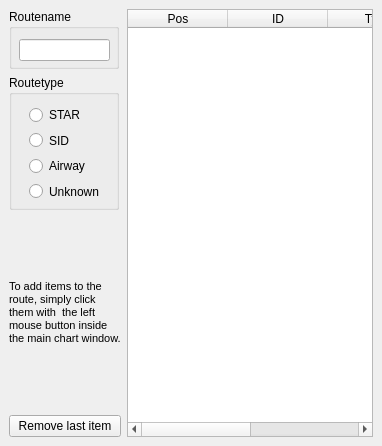
<ui version="4.0" >
 <class>RouteDlg</class>
 <widget class="QDialog" name="RouteDlg" >
  <property name="geometry" >
   <rect>
    <x>0</x>
    <y>0</y>
    <width>382</width>
    <height>446</height>
   </rect>
  </property>
  <property name="windowTitle" >
   <string>Route</string>
  </property>
  <layout class="QGridLayout" >
   <property name="margin" >
    <number>9</number>
   </property>
   <property name="spacing" >
    <number>6</number>
   </property>
   <item row="3" column="0" >
    <widget class="QPushButton" name="remove_last_item_btn" >
     <property name="focusPolicy" >
      <enum>Qt::NoFocus</enum>
     </property>
     <property name="text" >
      <string>Remove last item</string>
     </property>
    </widget>
   </item>
   <item row="2" column="0" >
    <widget class="QLabel" name="label_2" >
     <property name="sizePolicy" >
      <sizepolicy>
       <hsizetype>0</hsizetype>
       <vsizetype>5</vsizetype>
       <horstretch>0</horstretch>
       <verstretch>0</verstretch>
      </sizepolicy>
     </property>
     <property name="text" >
      <string>&lt;html>&lt;head>&lt;meta name="qrichtext" content="1" />&lt;style type="text/css">
p, li { white-space: pre-wrap; }
&lt;/style>&lt;/head>&lt;body style=" font-family:'MS Shell Dlg 2'; font-size:8.25pt; font-weight:400; font-style:normal; text-decoration:none;">
&lt;p style=" margin-top:0px; margin-bottom:0px; margin-left:0px; margin-right:0px; -qt-block-indent:0; text-indent:0px; font-family:'MS Shell Dlg'; font-size:8pt;">To add items to the&lt;/p>
&lt;p style=" margin-top:0px; margin-bottom:0px; margin-left:0px; margin-right:0px; -qt-block-indent:0; text-indent:0px; font-family:'MS Shell Dlg'; font-size:8pt;">route, simply click&lt;/p>
&lt;p style=" margin-top:0px; margin-bottom:0px; margin-left:0px; margin-right:0px; -qt-block-indent:0; text-indent:0px; font-family:'MS Shell Dlg'; font-size:8pt;">them with  the left &lt;/p>
&lt;p style=" margin-top:0px; margin-bottom:0px; margin-left:0px; margin-right:0px; -qt-block-indent:0; text-indent:0px; font-family:'MS Shell Dlg'; font-size:8pt;">mouse button inside&lt;/p>
&lt;p style=" margin-top:0px; margin-bottom:0px; margin-left:0px; margin-right:0px; -qt-block-indent:0; text-indent:0px; font-family:'MS Shell Dlg'; font-size:8pt;">the main chart window.&lt;/p>&lt;/body>&lt;/html></string>
     </property>
     <property name="textFormat" >
      <enum>Qt::AutoText</enum>
     </property>
     <property name="alignment" >
      <set>Qt::AlignLeading|Qt::AlignLeft|Qt::AlignVCenter</set>
     </property>
    </widget>
   </item>
   <item rowspan="4" row="0" column="1" >
    <widget class="QTableWidget" name="routelist" >
     <property name="selectionMode" >
      <enum>QAbstractItemView::NoSelection</enum>
     </property>
     <property name="selectionBehavior" >
      <enum>QAbstractItemView::SelectRows</enum>
     </property>
     <column>
      <property name="text" >
       <string>Pos</string>
      </property>
     </column>
     <column>
      <property name="text" >
       <string>ID</string>
      </property>
     </column>
     <column>
      <property name="text" >
       <string>Type</string>
      </property>
     </column>
     <column>
      <property name="text" >
       <string>Labels</string>
      </property>
     </column>
    </widget>
   </item>
   <item row="0" column="0" >
    <widget class="QGroupBox" name="groupBox" >
     <property name="sizePolicy" >
      <sizepolicy>
       <hsizetype>0</hsizetype>
       <vsizetype>0</vsizetype>
       <horstretch>0</horstretch>
       <verstretch>0</verstretch>
      </sizepolicy>
     </property>
     <property name="minimumSize" >
      <size>
       <width>110</width>
       <height>60</height>
      </size>
     </property>
     <property name="title" >
      <string>Routename</string>
     </property>
     <widget class="QLineEdit" name="routename" >
      <property name="geometry" >
       <rect>
        <x>10</x>
        <y>30</y>
        <width>91</width>
        <height>22</height>
       </rect>
      </property>
     </widget>
    </widget>
   </item>
   <item row="1" column="0" >
    <widget class="QGroupBox" name="routetype_box" >
     <property name="sizePolicy" >
      <sizepolicy>
       <hsizetype>0</hsizetype>
       <vsizetype>0</vsizetype>
       <horstretch>0</horstretch>
       <verstretch>0</verstretch>
      </sizepolicy>
     </property>
     <property name="minimumSize" >
      <size>
       <width>110</width>
       <height>135</height>
      </size>
     </property>
     <property name="title" >
      <string>Routetype</string>
     </property>
     <widget class="QWidget" name="layoutWidget" >
      <property name="geometry" >
       <rect>
        <x>20</x>
        <y>30</y>
        <width>70</width>
        <height>96</height>
       </rect>
      </property>
      <layout class="QVBoxLayout" >
       <property name="margin" >
        <number>0</number>
       </property>
       <property name="spacing" >
        <number>6</number>
       </property>
       <item>
        <widget class="QRadioButton" name="routetype_star" >
         <property name="text" >
          <string>STAR</string>
         </property>
        </widget>
       </item>
       <item>
        <widget class="QRadioButton" name="routetype_sid" >
         <property name="text" >
          <string>SID</string>
         </property>
        </widget>
       </item>
       <item>
        <widget class="QRadioButton" name="routetype_airway" >
         <property name="text" >
          <string>Airway</string>
         </property>
        </widget>
       </item>
       <item>
        <widget class="QRadioButton" name="routetype_unknown" >
         <property name="text" >
          <string>Unknown</string>
         </property>
        </widget>
       </item>
      </layout>
     </widget>
    </widget>
   </item>
  </layout>
 </widget>
 <tabstops>
  <tabstop>routename</tabstop>
  <tabstop>routetype_star</tabstop>
  <tabstop>routetype_sid</tabstop>
  <tabstop>routetype_airway</tabstop>
  <tabstop>routetype_unknown</tabstop>
  <tabstop>routelist</tabstop>
  <tabstop>remove_last_item_btn</tabstop>
 </tabstops>
 <resources/>
 <connections/>
</ui>
